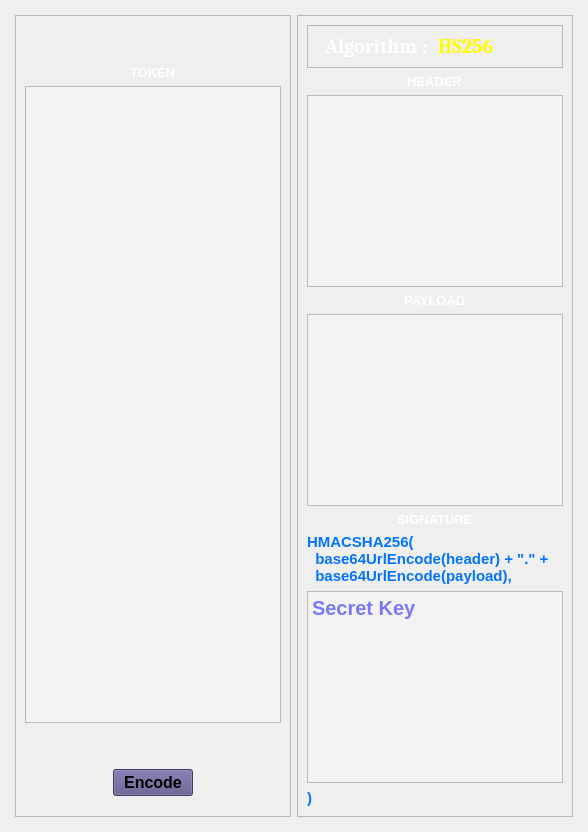
            <widget class="QWidget" name="page_2">
             <property name="styleSheet">
              <string notr="true">QTextEdit{
background-color: rgb(243, 243, 243);

}
QLabel{
	color: rgb(255, 255, 255);
}

</string>
             </property>
             <layout class="QHBoxLayout" name="horizontalLayout_6">
              <property name="leftMargin">
               <number>15</number>
              </property>
              <property name="topMargin">
               <number>15</number>
              </property>
              <property name="rightMargin">
               <number>15</number>
              </property>
              <property name="bottomMargin">
               <number>15</number>
              </property>
              <item>
               <widget class="QFrame" name="frame_9">
                <property name="frameShape">
                 <enum>QFrame::Shape::StyledPanel</enum>
                </property>
                <property name="frameShadow">
                 <enum>QFrame::Shadow::Raised</enum>
                </property>
                <layout class="QVBoxLayout" name="verticalLayout_14">
                 <property name="bottomMargin">
                  <number>10</number>
                 </property>
                 <item>
                  <spacer name="verticalSpacer_5">
                   <property name="orientation">
                    <enum>Qt::Orientation::Vertical</enum>
                   </property>
                   <property name="sizeType">
                    <enum>QSizePolicy::Policy::Maximum</enum>
                   </property>
                   <property name="sizeHint" stdset="0">
                    <size>
                     <width>20</width>
                     <height>40</height>
                    </size>
                   </property>
                  </spacer>
                 </item>
                 <item alignment="Qt::AlignmentFlag::AlignHCenter|Qt::AlignmentFlag::AlignTop">
                  <widget class="QLabel" name="label_9">
                   <property name="font">
                    <font>
                     <pointsize>10</pointsize>
                     <bold>true</bold>
                    </font>
                   </property>
                   <property name="text">
                    <string>TOKEN</string>
                   </property>
                   <property name="margin">
                    <number>16</number>
                   </property>
                  </widget>
                 </item>
                 <item>
                  <widget class="QTextEdit" name="tokenEdit">
                   <property name="sizePolicy">
                    <sizepolicy hsizetype="Expanding" vsizetype="Expanding">
                     <horstretch>0</horstretch>
                     <verstretch>0</verstretch>
                    </sizepolicy>
                   </property>
                   <property name="maximumSize">
                    <size>
                     <width>16777215</width>
                     <height>16777215</height>
                    </size>
                   </property>
                   <property name="font">
                    <font>
                     <pointsize>15</pointsize>
                     <bold>true</bold>
                    </font>
                   </property>
                   <property name="styleSheet">
                    <string notr="true">color: rgb(0, 0, 0);</string>
                   </property>
                   <property name="readOnly">
                    <bool>true</bool>
                   </property>
                  </widget>
                 </item>
                 <item>
                  <spacer name="verticalSpacer_4">
                   <property name="orientation">
                    <enum>Qt::Orientation::Vertical</enum>
                   </property>
                   <property name="sizeType">
                    <enum>QSizePolicy::Policy::Maximum</enum>
                   </property>
                   <property name="sizeHint" stdset="0">
                    <size>
                     <width>20</width>
                     <height>40</height>
                    </size>
                   </property>
                  </spacer>
                 </item>
                 <item alignment="Qt::AlignmentFlag::AlignHCenter">
                  <widget class="QPushButton" name="encodeBtn">
                   <property name="font">
                    <font>
                     <pointsize>12</pointsize>
                     <bold>true</bold>
                    </font>
                   </property>
                   <property name="styleSheet">
                    <string notr="true">background-color: #5C5188;
</string>
                   </property>
                   <property name="text">
                    <string>Encode</string>
                   </property>
                  </widget>
                 </item>
                 <item>
                  <spacer name="verticalSpacer_3">
                   <property name="orientation">
                    <enum>Qt::Orientation::Vertical</enum>
                   </property>
                   <property name="sizeType">
                    <enum>QSizePolicy::Policy::Minimum</enum>
                   </property>
                   <property name="sizeHint" stdset="0">
                    <size>
                     <width>10</width>
                     <height>10</height>
                    </size>
                   </property>
                  </spacer>
                 </item>
                </layout>
               </widget>
              </item>
              <item>
               <widget class="QFrame" name="frame_8">
                <property name="styleSheet">
                 <string notr="true"/>
                </property>
                <property name="frameShape">
                 <enum>QFrame::Shape::StyledPanel</enum>
                </property>
                <property name="frameShadow">
                 <enum>QFrame::Shadow::Raised</enum>
                </property>
                <layout class="QVBoxLayout" name="verticalLayout_13">
                 <item>
                  <widget class="QFrame" name="frame_13">
                   <property name="frameShape">
                    <enum>QFrame::Shape::StyledPanel</enum>
                   </property>
                   <property name="frameShadow">
                    <enum>QFrame::Shadow::Raised</enum>
                   </property>
                   <layout class="QHBoxLayout" name="horizontalLayout_8">
                    <item alignment="Qt::AlignmentFlag::AlignRight">
                     <widget class="QLabel" name="label_15">
                      <property name="font">
                       <font>
                        <family>Cambria</family>
                        <pointsize>15</pointsize>
                        <bold>true</bold>
                       </font>
                      </property>
                      <property name="text">
                       <string>Algorithm : </string>
                      </property>
                     </widget>
                    </item>
                    <item alignment="Qt::AlignmentFlag::AlignLeft">
                     <widget class="QLabel" name="label_14">
                      <property name="font">
                       <font>
                        <family>Cambria</family>
                        <pointsize>15</pointsize>
                        <bold>true</bold>
                       </font>
                      </property>
                      <property name="styleSheet">
                       <string notr="true">color: rgb(255, 255, 0);</string>
                      </property>
                      <property name="text">
                       <string>HS256</string>
                      </property>
                     </widget>
                    </item>
                   </layout>
                  </widget>
                 </item>
                 <item alignment="Qt::AlignmentFlag::AlignHCenter">
                  <widget class="QLabel" name="label_6">
                   <property name="font">
                    <font>
                     <pointsize>10</pointsize>
                     <bold>true</bold>
                    </font>
                   </property>
                   <property name="text">
                    <string>HEADER</string>
                   </property>
                   <property name="margin">
                    <number>10</number>
                   </property>
                  </widget>
                 </item>
                 <item>
                  <widget class="QTextEdit" name="headerEdit">
                   <property name="font">
                    <font>
                     <pointsize>15</pointsize>
                     <bold>true</bold>
                    </font>
                   </property>
                   <property name="styleSheet">
                    <string notr="true">color: rgb(255, 0, 0);</string>
                   </property>
                   <property name="readOnly">
                    <bool>false</bool>
                   </property>
                  </widget>
                 </item>
                 <item alignment="Qt::AlignmentFlag::AlignHCenter">
                  <widget class="QLabel" name="label_7">
                   <property name="font">
                    <font>
                     <pointsize>10</pointsize>
                     <bold>true</bold>
                    </font>
                   </property>
                   <property name="text">
                    <string>PAYLOAD</string>
                   </property>
                   <property name="margin">
                    <number>10</number>
                   </property>
                  </widget>
                 </item>
                 <item>
                  <widget class="QTextEdit" name="payloadEdit">
                   <property name="font">
                    <font>
                     <pointsize>15</pointsize>
                     <bold>true</bold>
                    </font>
                   </property>
                   <property name="styleSheet">
                    <string notr="true">color: rgb(170, 0, 255);</string>
                   </property>
                  </widget>
                 </item>
                 <item alignment="Qt::AlignmentFlag::AlignHCenter">
                  <widget class="QLabel" name="label_8">
                   <property name="font">
                    <font>
                     <pointsize>10</pointsize>
                     <bold>true</bold>
                    </font>
                   </property>
                   <property name="text">
                    <string>SIGNATURE</string>
                   </property>
                   <property name="margin">
                    <number>10</number>
                   </property>
                  </widget>
                 </item>
                 <item>
                  <widget class="QLabel" name="label_16">
                   <property name="font">
                    <font>
                     <pointsize>11</pointsize>
                     <bold>true</bold>
                    </font>
                   </property>
                   <property name="styleSheet">
                    <string notr="true">color: rgb(3, 116, 255);</string>
                   </property>
                   <property name="text">
                    <string>HMACSHA256(
  base64UrlEncode(header) + &quot;.&quot; +
  base64UrlEncode(payload),</string>
                   </property>
                  </widget>
                 </item>
                 <item alignment="Qt::AlignmentFlag::AlignVCenter">
                  <widget class="QTextEdit" name="privatekeyEdit">
                   <property name="sizePolicy">
                    <sizepolicy hsizetype="Expanding" vsizetype="Expanding">
                     <horstretch>0</horstretch>
                     <verstretch>0</verstretch>
                    </sizepolicy>
                   </property>
                   <property name="maximumSize">
                    <size>
                     <width>16777215</width>
                     <height>16777215</height>
                    </size>
                   </property>
                   <property name="font">
                    <font>
                     <pointsize>15</pointsize>
                     <bold>true</bold>
                    </font>
                   </property>
                   <property name="styleSheet">
                    <string notr="true">color: rgb(0, 0, 255);</string>
                   </property>
                   <property name="placeholderText">
                    <string>Secret Key</string>
                   </property>
                  </widget>
                 </item>
                 <item>
                  <widget class="QLabel" name="label_17">
                   <property name="font">
                    <font>
                     <pointsize>11</pointsize>
                     <bold>true</bold>
                    </font>
                   </property>
                   <property name="styleSheet">
                    <string notr="true">color: rgb(3, 116, 255);</string>
                   </property>
                   <property name="text">
                    <string>)</string>
                   </property>
                  </widget>
                 </item>
                </layout>
               </widget>
              </item>
             </layout>
            </widget>
